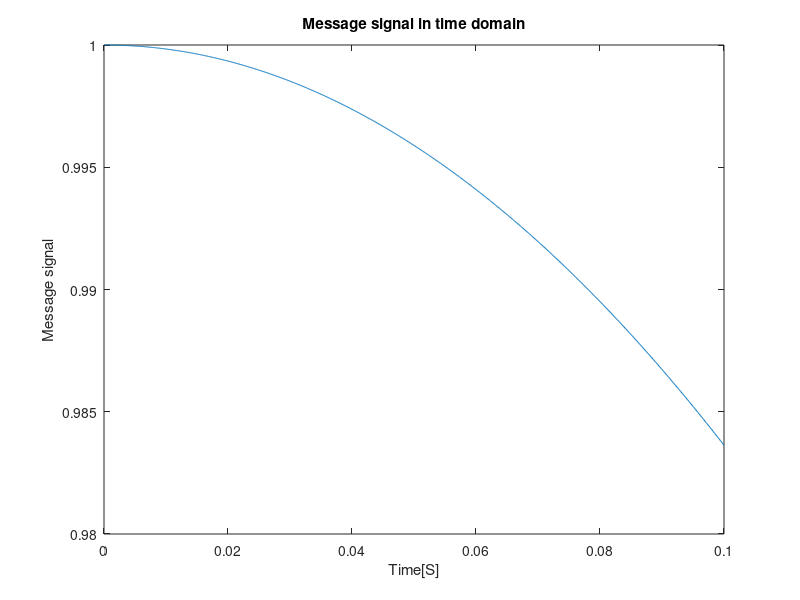
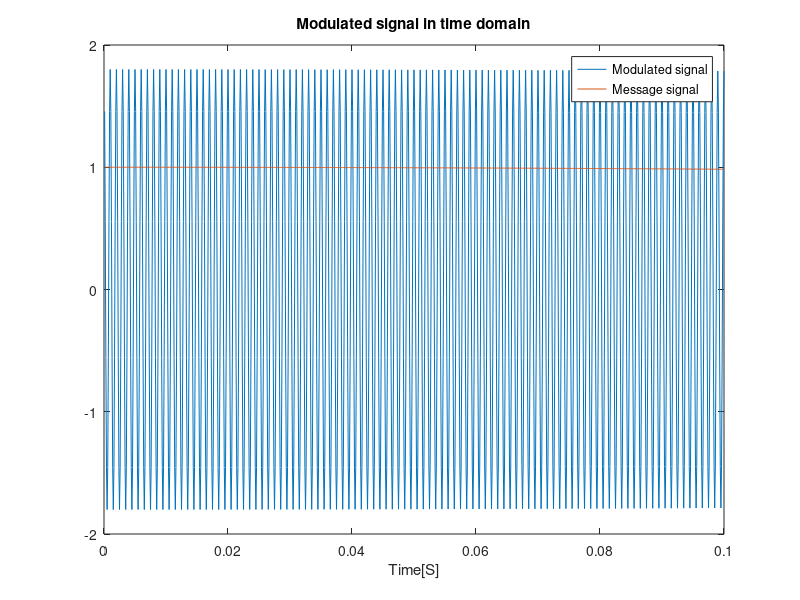

Source code (MATLAB) for these figures, in order: (Note: this script raises an error after producing the figures.)
% Besm Allah 
% This script simulates a conventional AM modulator, runs on carrier signal
% of mSig and a carrier with frequency of cFreq and amplitude of cAmp, with
% modulation index of mI.

close all;
clear all;

% Initializing:
cFreq = 1000;
cAmp  = 1;
mI    = 0.8;

% Defining message signal:

%Setting boundary:
t0 = 0.1;
% Setting sampling interval:
sI = 10^-4;
% Setting time buffer:
tBuffer = sI:sI:t0; %Avoid generating zero in denominator, so start from sI
% Calculate message signal:
mSig = sin(pi*tBuffer)./(pi*tBuffer);
%-----------------------------------------------------------

% Plot message signal:
plot(tBuffer,mSig);
xlabel('Time[S]');
ylabel('Message signal');
title('Message signal in time domain');
hold on;

% Defining carrier signal:
cSig    = cAmp*cos(2*pi*cFreq*tBuffer);

% Calculating modulated signal:
uSig = cSig + mI*cSig.*mSig;

% Plotting time domain modulated signal
figure;
plot(tBuffer,uSig,tBuffer,mSig);
xlabel('Time[S]');
legend('Modulated signal','Message signal');
title('Modulated signal in time domain');
hold on;

% Adding frequency analysis:
figure;
plotSigSpec(mSig,1/sI);
%hold on;
%plotSigSpec(cSig,1/sI);
title('Frequency spectrum of Message signal');
hold on;


